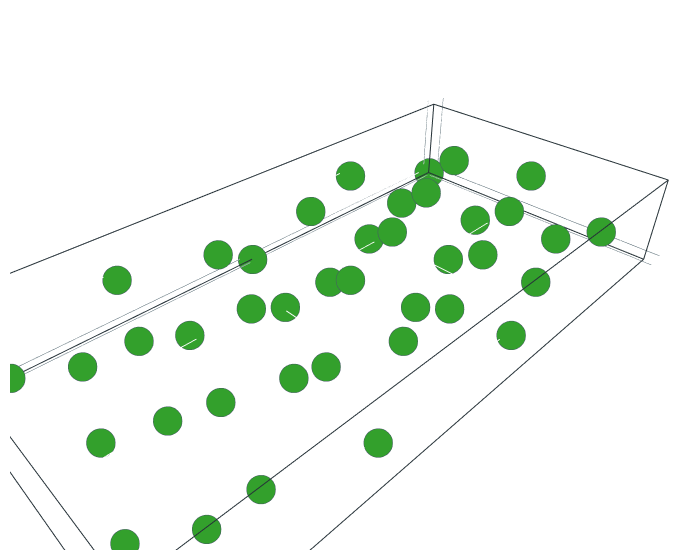

This figure's notebook cell:
### Markdown cell above
We can visualise the structure

### Code cell
struct_gb_1.show.all()

### Figure 1 — Plotly figure (JSON) as saved in the notebook; plotly's stock layout.template omitted (floating-point values rounded to 4 significant figures)
{"data": [{"line": {"color": "#263238", "width": 2}, "mode": "lines", "name": "lines", "showlegend": false, "type": "scatter3d", "x": [0.0, 18.15, 18.15, -5.557e-16, 0.0], "y": [0.0, 0.0, 9.076, 9.076, 0.0], "z": [0.0, 1.111e-15, 1.667e-15, 5.557e-16, 0.0]}, {"line": {"color": "#263238", "width": 2}, "mode": "lines", "name": "lines", "showlegend": false, "type": "scatter3d", "x": [0.0, 18.15, 18.15, -5.557e-16, 0.0], "y": [0.0, 0.0, 9.076, 9.076, 0.0], "z": [2.87, 2.87, 2.87, 2.87, 2.87]}, {"line": {"color": "#263238", "width": 2}, "mode": "lines", "name": "lines", "showlegend": false, "type": "scatter3d", "x": [0.0, 18.15, 18.15, 0.0, 0.0], "y": [0.0, 0.0, 0.0, 0.0, 0.0], "z": [0.0, 1.111e-15, 2.87, 2.87, 0.0]}, {"line": {"color": "#263238", "width": 2}, "mode": "lines", "name": "lines", "showlegend": false, "type": "scatter3d", "x": [-5.557e-16, 18.15, 18.15, -5.557e-16, -5.557e-16], "y": [9.076, 9.076, 9.076, 9.076, 9.076], "z": [5.557e-16, 1.667e-15, 2.87, 2.87, 5.557e-16]}, {"line": {"color": "#263238", "width": 2}, "mode": "lines", "name": "lines", "showlegend": false, "type": "scatter3d", "x": [0.0, -5.557e-16, -5.557e-16, 0.0, 0.0], "y": [0.0, 9.076, 9.076, 0.0, 0.0], "z": [0.0, 5.557e-16, 2.87, 2.87, 0.0]}, {"line": {"color": "#263238", "width": 2}, "mode": "lines", "name": "lines", "showlegend": false, "type": "scatter3d", "x": [18.15, 18.15, 18.15, 18.15, 18.15], "y": [0.0, 9.076, 9.076, 0.0, 0.0], "z": [1.111e-15, 1.667e-15, 2.87, 2.87, 1.111e-15]}, {"marker": {"color": "#33a02c", "line": {"color": "#455A64", "width": 0.5}, "opacity": 1, "size": 10, "sizemode": "diameter", "sizeref": 750}, "mode": "markers", "opacity": 1, "type": "scatter3d", "x": [0.0, 2.723, 1.815, 0.9076, 5.445, 4.538, 3.63, 8.168, 7.261, 6.353, 0.9076, 3.63, 2.723, 1.815, 6.353, 5.445, 4.538, -2.779e-16, 8.168, 7.261, 9.076, 11.8, 10.89, 9.983, 14.52, 13.61, 12.71, 17.24, 16.34, 15.43, 9.983, 12.71, 11.8, 10.89, 15.43, 14.52, 13.61, 9.076, 17.24, 16.34], "y": [0.0, 0.9076, 3.63, 6.353, 1.815, 4.538, 7.261, 2.723, 5.445, 8.168, 1.815, 2.723, 5.445, 8.168, 3.63, 6.353, 0.0, 4.538, 7.261, 0.9076, 0.0, 8.168, 5.445, 2.723, 7.261, 4.538, 1.815, 6.353, 3.63, 0.9076, 7.261, 6.353, 3.63, 0.9076, 5.445, 2.723, 0.0, 4.538, 1.815, 8.168], "z": [0.0, 2.223e-16, 3.334e-16, 4.446e-16, 4.446e-16, 5.557e-16, 6.669e-16, 6.669e-16, 7.78e-16, 8.892e-16, 1.435, 1.435, 1.435, 1.435, 1.435, 1.435, 1.435, 1.435, 1.435, 1.435, 4.119e-32, 6.669e-16, 7.766e-16, 1.081e-15, 7.78e-16, 6.929e-16, 9.975e-16, 8.892e-16, 6.669e-16, 9.138e-16, 1.435, 1.435, 1.435, 1.435, 1.435, 1.435, 1.435, 1.435, 1.435, 1.435]}], "layout": {"margin": {"b": 10, "l": 10, "r": 10, "t": 10}, "scene": {"aspectmode": "data", "xaxis": {"showbackground": false, "showticklabels": false, "title": {"text": ""}, "zerolinecolor": "#455A64"}, "yaxis": {"showbackground": false, "showticklabels": false, "title": {"text": ""}, "zerolinecolor": "#455A64"}, "zaxis": {"showbackground": false, "showticklabels": false, "title": {"text": ""}, "zerolinecolor": "#455A64"}}, "showlegend": false, "width": 700}}
